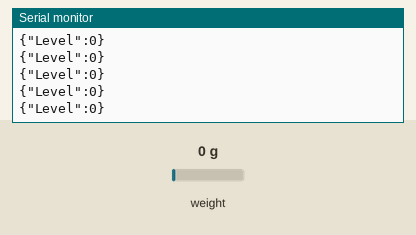
Recording of a sketch running on a simulated Arduino Uno, built with avr-gcc and run on an emulated ATmega328P. On the bench: the last lines printed to the serial monitor. Inputs (shaded band) come from the test bench; at power-on: weight on the scale 0 g.

Above: at 6.3 s.
6.4 s: weight on the scale set to 100 g
At 6.41 s:
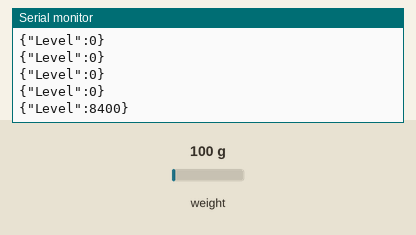
7.9 s: weight on the scale set to 1250 g
At 7.92 s:
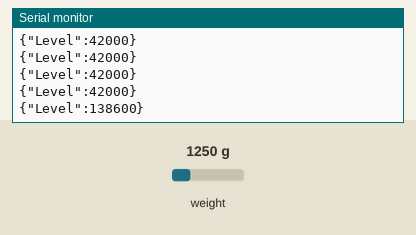
Timing chart, 0 to 10.9 s (numbered marks = the images above; inputs shaded):
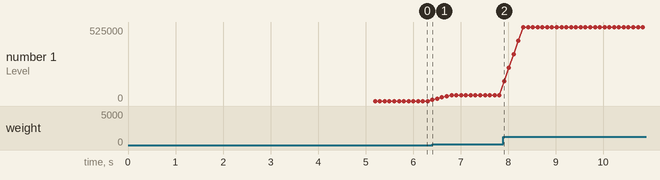

Measured:
- after the input at 6.4 s, the serial monitor: prints a new line at once (image 1)
- after the input at 7.9 s, the serial monitor: prints a new line at once (image 2)
- plotted number 1: 0 → 42000 after the input at 6.4 s, 42000 → 525000 after the input at 7.9 s

The sketch:

sketch_jan18a.ino
```cpp
#include "HX711.h"

const int DT_PIN = 4;
const int SCK_PIN = 5;
HX711 scale;

long smart_offset = 0;
float alpha_baseline = 0.01; // Tốc độ bám sàn cực chậm

// Cấu hình bộ lọc làm mượt
const int SAMPLES = 5; // Lấy trung bình 5 lần đọc để hết nhấp nhô
long buffer[SAMPLES];
int buffer_idx = 0;

void setup() {
  Serial.begin(31250);
  scale.begin(DT_PIN, SCK_PIN);
  scale.set_gain(128);

  delay(5000);

  if (scale.is_ready()) {
    smart_offset = scale.read();
    // Khởi tạo buffer bằng giá trị ban đầu
    for(int i=0; i<SAMPLES; i++) buffer[i] = smart_offset;
  }
}

void loop() {
  if (scale.is_ready()) {
    long raw = scale.read();

    // 1. Cập nhật mốc sàn thông minh (chống trôi dạt)
    long diff_to_base = raw - smart_offset;
    if (abs(diff_to_base) < 1500) {
       smart_offset = (smart_offset * (1.0 - alpha_baseline)) + (raw * alpha_baseline);
    }

    // 2. Bộ lọc Trung bình trượt (Làm mượt nhấp nhô)
    buffer[buffer_idx] = raw;
    buffer_idx = (buffer_idx + 1) % SAMPLES;

    long sum = 0;
    for(int i=0; i<SAMPLES; i++) sum += buffer[i];
    long averaged_raw = sum / SAMPLES;

    // 3. Tính Level cuối cùng (Đã làm mượt)
    long final_level = abs(averaged_raw - smart_offset);

    // 4. Gửi JSON
    Serial.print("{");
    Serial.print("\"Level\":");
    Serial.print(final_level);
    Serial.println("}");
  }

}
```

CB_cham.cpp
```cpp
#include "HX711.h"

const int DT_PIN = 4;
const int SCK_PIN = 5;
HX711 scale;

long smart_offset = 0;
float alpha_baseline = 0.01; // Tốc độ bám sàn cực chậm

// Cấu hình bộ lọc làm mượt
const int SAMPLES = 5; // Lấy trung bình 5 lần đọc để hết nhấp nhô
long buffer[SAMPLES];
int buffer_idx = 0;

void setup() {
  Serial.begin(31250);
  scale.begin(DT_PIN, SCK_PIN);
  scale.set_gain(128);

  delay(5000);

  if (scale.is_ready()) {
    smart_offset = scale.read();
    // Khởi tạo buffer bằng giá trị ban đầu
    for(int i=0; i<SAMPLES; i++) buffer[i] = smart_offset;
  }
}

void loop() {
  if (scale.is_ready()) {
    long raw = scale.read();

    // 1. Cập nhật mốc sàn thông minh (chống trôi dạt)
    long diff_to_base = raw - smart_offset;
    if (abs(diff_to_base) < 1500) {
       smart_offset = (smart_offset * (1.0 - alpha_baseline)) + (raw * alpha_baseline);
    }

    // 2. Bộ lọc Trung bình trượt (Làm mượt nhấp nhô)
    buffer[buffer_idx] = raw;
    buffer_idx = (buffer_idx + 1) % SAMPLES;

    long sum = 0;
    for(int i=0; i<SAMPLES; i++) sum += buffer[i];
    long averaged_raw = sum / SAMPLES;

    // 3. Tính Level cuối cùng (Đã làm mượt)
    long final_level = abs(averaged_raw - smart_offset);

    // 4. Gửi JSON
    Serial.print("{");
    Serial.print("\"Level\":");
    Serial.print(final_level);
    Serial.println("}");
  }

}
```

CB_chap_nhung_2_kenh.cpp
```cpp
#include "HX711.h"

// Chân kết nối DT=4, SCK=5
HX711 scale;
char mode = 'A';
long offsetA = 0, offsetB = 0;

void setup() {
  Serial.begin(115200);
  scale.begin(4, 5);

  // Lấy mốc sàn ban đầu cho 2 kênh
  scale.set_gain(128); delay(500); offsetA = scale.read();
  scale.set_gain(32);  delay(500); offsetB = scale.read();
  scale.set_gain(128);
}

void loop() {
  // Nhận lệnh chuyển mode từ máy tính
  if (Serial.available() > 0) {
    char cmd = Serial.read();
    if (cmd == 'A' || cmd == 'B') {
      mode = cmd;
      scale.set_gain(mode == 'A' ? 128 : 32);
      while(!scale.is_ready()); scale.read(); // Đọc nháp để chuyển mode
    }
  }

  // Đọc và gửi dữ liệu
  if (scale.is_ready()) {
    long raw = scale.read();
    long current_offset = (mode == 'A') ? offsetA : offsetB;
    long diff = abs(raw - current_offset);

    // Bám sàn thông minh (Deadzone 6000)
    if (diff < 6000) {
      if (mode == 'A') offsetA = (offsetA * 0.9) + (raw * 0.1);
      else offsetB = (offsetB * 0.9) + (raw * 0.1);
      diff = 0;
    }

    // Gửi JSON rút gọn: {"M":"A","L":100}
    Serial.print("{\"M\":\""); Serial.print(mode);
    Serial.print("\",\"L\":"); Serial.print(diff);
    Serial.println("}");
  }
}
```
